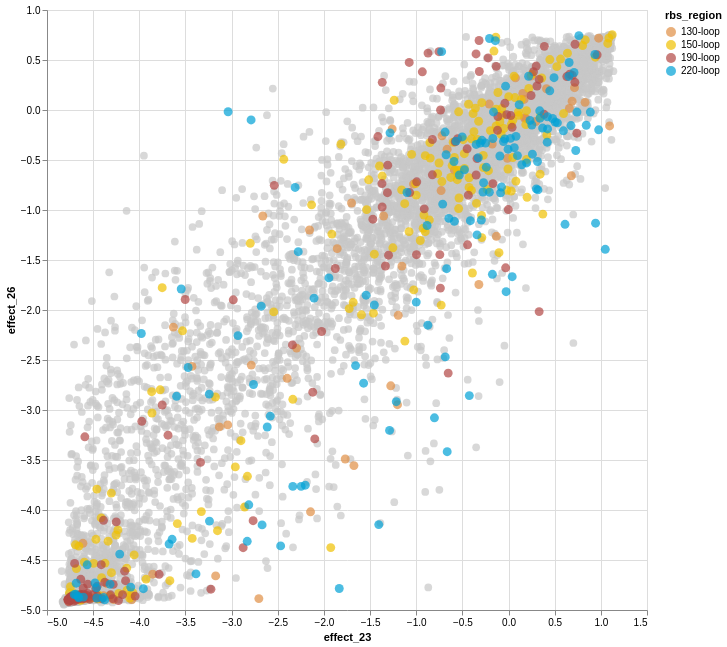

Write notebook code for a chart like this one.
### Code cell
wild = filtered_entry_merged[filtered_entry_merged['rbs_region'] == 'outside RBS']
other = filtered_entry_merged[filtered_entry_merged['rbs_region'] != 'outside RBS']

wild_chart = alt.Chart(wild).mark_circle(size=60).encode(
    x='effect_23',
    y='effect_26',
    tooltip=['effect_23', 'effect_26', 'site', 'wildtype', 'mutant', 'rbs_region'],
    color=alt.value('#C8C8C8')  # Use a fixed color
)

# Chart for other groups
other_chart = alt.Chart(other).mark_circle(size=80).encode(
    x='effect_23',
    y='effect_26',
    tooltip=['effect_23', 'effect_26', 'site', 'wildtype', 'mutant', 'rbs_region'],
    color=alt.Color(
        'rbs_region',
        scale=alt.Scale(
            domain=['130-loop', '150-loop','190-loop','220-loop'],
            range=['#DF8F44' ,'#EFC000', '#B24745','#00A1D5']
        )
    )
)

# Layer them so 'wild' is drawn behind
(wild_chart + other_chart).properties(width=600, height=600)

### Figure 1 — Vega-Lite specification as saved in the notebook (floating-point values rounded to 4 significant figures; data arrays with more than 128 entries replaced by an {"elided": "..."} marker saying what was removed)
{"config": {"view": {"continuousWidth": 300, "continuousHeight": 300}}, "layer": [{"data": {"name": "data-eb5201b917afd48c4b06d1636241a502"}, "mark": {"type": "circle", "size": 60}, "encoding": {"color": {"value": "#C8C8C8"}, "tooltip": [{"field": "effect_23", "type": "quantitative"}, {"field": "effect_26", "type": "quantitative"}, {"field": "site", "type": "nominal"}, {"field": "wildtype", "type": "nominal"}, {"field": "mutant", "type": "nominal"}, {"field": "rbs_region", "type": "nominal"}], "x": {"field": "effect_23", "type": "quantitative"}, "y": {"field": "effect_26", "type": "quantitative"}}}, {"data": {"name": "data-7baf11acf08c45d8772bdbe0bb0dc1c0"}, "mark": {"type": "circle", "size": 80}, "encoding": {"color": {"field": "rbs_region", "scale": {"domain": ["130-loop", "150-loop", "190-loop", "220-loop"], "range": ["#DF8F44", "#EFC000", "#B24745", "#00A1D5"]}, "type": "nominal"}, "tooltip": [{"field": "effect_23", "type": "quantitative"}, {"field": "effect_26", "type": "quantitative"}, {"field": "site", "type": "nominal"}, {"field": "wildtype", "type": "nominal"}, {"field": "mutant", "type": "nominal"}, {"field": "rbs_region", "type": "nominal"}], "x": {"field": "effect_23", "type": "quantitative"}, "y": {"field": "effect_26", "type": "quantitative"}}}], "height": 600, "width": 600, "$schema": "https://vega.github.io/schema/vega-lite/v5.20.1.json", "datasets": {"data-eb5201b917afd48c4b06d1636241a502": {"elided": "7749 records"}, "data-7baf11acf08c45d8772bdbe0bb0dc1c0": {"elided": "525 records"}}}
